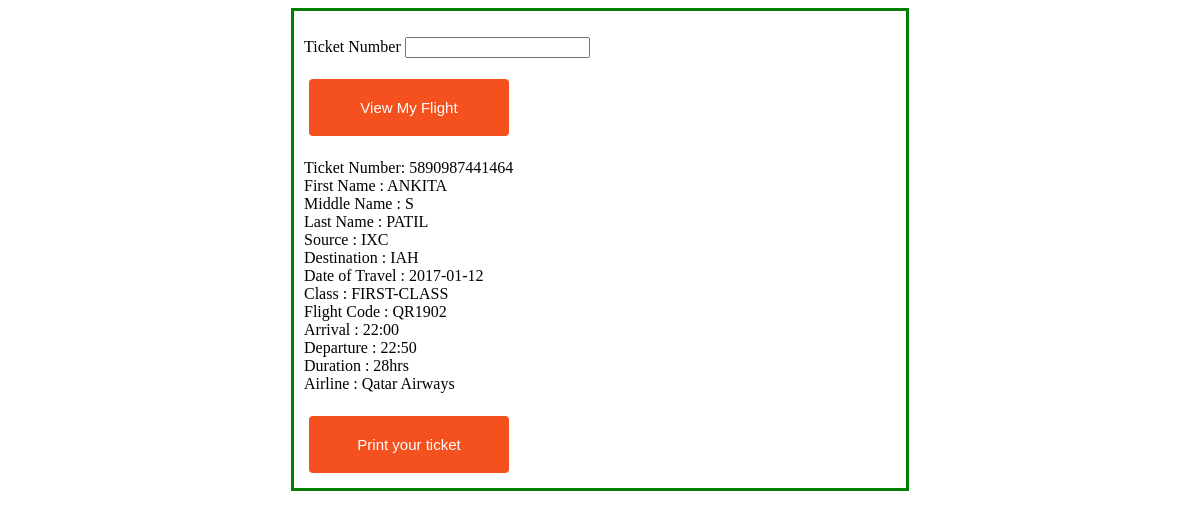
/passenger/displayflight.php?ticketno=5890987441464, run on the app's committed database.
### tables this page shows
CREATE TABLE PASSENGER2
(PASSPORTNO VARCHAR(10) NOT NULL,
FNAME VARCHAR(20),
M VARCHAR(1),
LNAME VARCHAR(20),
ADDRESS VARCHAR(100),
PHONE BIGINT,
AGE INT,
SEX VARCHAR(1),
PRIMARY KEY(PASSPORTNO));

CREATE TABLE TICKET1
(TICKET_NUMBER BIGINT NOT NULL,
SOURCE VARCHAR(3),
DESTINATION VARCHAR(3),
DATE_OF_BOOKING DATE,
DATE_OF_TRAVEL DATE,
CLASS VARCHAR(15),
DATE_OF_CANCELLATION DATE,
PID INT,
PASSPORTNO VARCHAR(10),
FOREIGN KEY(PID, PASSPORTNO) REFERENCES PASSENGER1(PID, PASSPORTNO) ON DELETE CASCADE);

CREATE TABLE PASSENGER3
(PID INT NOT NULL,
FLIGHT_CODE VARCHAR(10),
PRIMARY KEY(PID),
FOREIGN KEY(FLIGHT_CODE) REFERENCES FLIGHT(FLIGHT_CODE) ON DELETE CASCADE);

CREATE TABLE FLIGHT
(FLIGHT_CODE VARCHAR(10) NOT NULL,
SOURCE VARCHAR(3),
DESTINATION VARCHAR(3),
ARRIVAL VARCHAR(10),
DEPARTURE VARCHAR(10),
STATUS VARCHAR(10),
DURATION VARCHAR(30),
FLIGHTTYPE VARCHAR(10),
LAYOVER_TIME VARCHAR(30),
NO_OF_STOPS INT,
AIRLINEID VARCHAR(3),
PRIMARY KEY(FLIGHT_CODE),
FOREIGN KEY(AIRLINEID) REFERENCES AIRLINE(AIRLINEID) ON DELETE CASCADE);

CREATE TABLE AIRLINE
(AIRLINEID VARCHAR(3) NOT NULL,
AL_NAME VARCHAR(50),
THREE_DIGIT_CODE VARCHAR(3),
PRIMARY KEY(AIRLINEID));

### passenger/displayflight.php (the view, shortened to what this page needs)
<!DOCTYPE html>
<html>
<head>
</head>
<body>
<div class='hello'>
<form action="" method="GET">
<p>
        <label for="ticketno">Ticket Number</label>
     <input type="text" id="ticketno" name="ticketno">
    </p>
<button class="button" style="vertical-align:middle" type='submit'><span>View My Flight </span></button>
</form>
<?php
$servername = "localhost";
$username = "root";
$password = "";
$dbname = "airport";
$conn = new mysqli($servername, $username, $password, $dbname);
if(isset($_GET['ticketno'])){
$ticketno = $_GET['ticketno'];
$sql1 = "SELECT * FROM `TICKET1` where TICKET_NUMBER='$ticketno'";
$result1 = mysqli_query($conn, $sql1);
$row1 = mysqli_fetch_array($result1, MYSQLI_ASSOC);
$source = $row1['SOURCE'];
$destination = $row1['DESTINATION'];
$dateoftravel = $row1['DATE_OF_TRAVEL'];
$class = $row1['CLASS'];
$passportno = $row1['PASSPORTNO'];
$sql2 = "SELECT * FROM `PASSENGER2` where PASSPORTNO='$passportno'";
$result2 = mysqli_query($conn, $sql2);
$row2 = mysqli_fetch_array($result2, MYSQLI_ASSOC);
$fname = $row2['FNAME'];
$m = $row2['M'];
$lname = $row2['LNAME'];
$sql3 = "SELECT * FROM `PASSENGER1` where PASSPORTNO='$passportno'";
$result3 = mysqli_query($conn, $sql3);
$row3 = mysqli_fetch_array($result3, MYSQLI_ASSOC);
$pid = $row3['PID'];
$sql4 = "SELECT * FROM `PASSENGER3` where PID='$pid'";
$result4 = mysqli_query($conn, $sql4);
$row4 = mysqli_fetch_array($result4, MYSQLI_ASSOC);
$flightcode = $row4['FLIGHT_CODE'];
$sql5 = "SELECT * FROM `FLIGHT` where FLIGHT_CODE='$flightcode'";
$result5 = mysqli_query($conn, $sql5);
$row5 = mysqli_fetch_array($result5, MYSQLI_ASSOC);
$departure = $row5['DEPARTURE'];
$arrival = $row5['ARRIVAL'];
$duration = $row5['DURATION'];
$airlineid = $row5['AIRLINEID'];
$sql6 = "SELECT * FROM `AIRLINE` where AIRLINEID='$airlineid'";
$result6 = mysqli_query($conn, $sql6);
$row6 = mysqli_fetch_array($result6, MYSQLI_ASSOC);
$airline = $row6['AL_NAME'];
echo "<br>";
echo "Ticket Number: $ticketno";
echo "<br>";
echo "First Name : $fname";
echo "<br>";
echo "Middle  Name : $m";
echo "<br>";
echo "Last Name : $lname";
echo "<br>";
echo "Source : $source";
echo "<br>";
echo "Destination : $destination";
echo "<br>";
echo "Date of Travel : $dateoftravel";
echo "<br>";
echo "Class : $class";
echo "<br>";
echo "Flight Code : $flightcode";
echo "<br>";
echo "Arrival : $arrival";
echo "<br>";
echo "Departure : $departure";
echo "<br>";
echo "Duration : $duration";
echo "<br>";
echo "Airline : $airline";
}
?>
<br><br>
<button class='button' style="vertical-align:middle" onClick="window.print()"><span>Print your ticket</span></button>
</div>

### passenger/displayflight.php (style rules this page uses)
.hello { margin: auto; width: 50%; border: 3px solid green; padding: 10px; }
.button { display: inline-block; border-radius: 4px; background-color: #f4511e; border: none; color: #FFFFFF; text-align: center; font-size: 15px; padding: 20px; width: 200px; transition: all 0.5s; cursor: pointer; margin: 5px; }
.button span { cursor: pointer; display: inline-block; position: relative; transition: 0.5s; }
.button span:after { content: '\00bb'; position: absolute; opacity: 0; top: 0; right: -20px; transition: 0.5s; }

### data on the page
passenger2: FNAME "ANKITA", M "S", LNAME "PATIL"
ticket1: SOURCE "IXC", DESTINATION "IAH", DATE_OF_TRAVEL "2017-01-12", CLASS "FIRST-CLASS"
passenger3: FLIGHT_CODE "QR1902"
flight: ARRIVAL "22:00", DEPARTURE "22:50", DURATION "28hrs"
airline: AL_NAME "Qatar Airways"

### other printed values
$ticketno "5890987441464"
